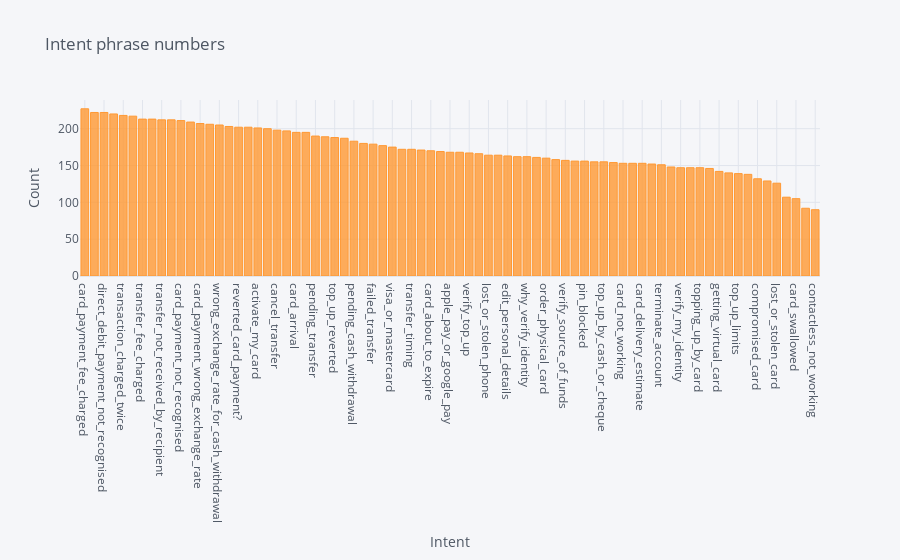

Notebook cell for this chart:
### Code cell
(data.groupby('intent').count()['text']
     .sort_values(ascending=False).iplot(kind='bar',
                                         yTitle='Count',
                                         opacity=0.8,
                                         title='Intent phrase numbers',
                                         xTitle='Intent'))

### Figure 1 — Plotly figure (JSON) as saved in the notebook; plotly's stock layout.template omitted (floating-point values rounded to 4 significant figures)
{"data": [{"marker": {"color": "rgba(255, 153, 51, 0.8)", "line": {"color": "rgba(255, 153, 51, 1.0)", "width": 1}}, "name": "text", "orientation": "v", "text": "", "type": "bar", "x": ["card_payment_fee_charged", "balance_not_updated_after_cheque_or_cash_deposit", "direct_debit_payment_not_recognised", "wrong_amount_of_cash_received", "transaction_charged_twice", "cash_withdrawal_charge", "transfer_fee_charged", "declined_cash_withdrawal", "transfer_not_received_by_recipient", "balance_not_updated_after_bank_transfer", "card_payment_not_recognised", "request_refund", "card_payment_wrong_exchange_rate", "extra_charge_on_statement", "wrong_exchange_rate_for_cash_withdrawal", "Refund_not_showing_up", "reverted_card_payment?", "cash_withdrawal_not_recognised", "activate_my_card", "pending_card_payment", "cancel_transfer", "beneficiary_not_allowed", "card_arrival", "declined_card_payment", "pending_transfer", "pending_top_up", "top_up_reverted", "top_up_failed", "pending_cash_withdrawal", "card_linking", "failed_transfer", "declined_transfer", "visa_or_mastercard", "country_support", "transfer_timing", "getting_spare_card", "card_about_to_expire", "supported_cards_and_currencies", "apple_pay_or_google_pay", "automatic_top_up", "verify_top_up", "fiat_currency_support", "lost_or_stolen_phone", "change_pin", "edit_personal_details", "disposable_card_limits", "why_verify_identity", "exchange_charge", "order_physical_card", "exchange_via_app", "verify_source_of_funds", "top_up_by_card_charge", "pin_blocked", "exchange_rate", "top_up_by_cash_or_cheque", "transfer_into_account", "card_not_working", "top_up_by_bank_transfer_charge", "card_delivery_estimate", "age_limit", "terminate_account", "get_physical_card", "verify_my_identity", "passcode_forgotten", "topping_up_by_card", "unable_to_verify_identity", "getting_virtual_card", "receiving_money", "top_up_limits", "get_disposable_virtual_card", "compromised_card", "atm_support", "lost_or_stolen_card", "card_acceptance", "card_swallowed", "virtual_card_not_working", "contactless_not_working"], "y": [227, 222, 222, 220, 218, 217, 213, 213, 212, 212, 211, 209, 207, 206, 205, 203, 202, 202, 201, 200, 198, 197, 195, 195, 190, 189, 188, 187, 183, 180, 179, 177, 175, 172, 172, 171, 170, 169, 168, 168, 167, 166, 164, 164, 163, 162, 162, 161, 160, 158, 157, 156, 156, 155, 155, 154, 153, 153, 153, 152, 151, 148, 147, 147, 147, 146, 142, 140, 139, 138, 132, 129, 126, 107, 105, 92, 90]}], "layout": {"legend": {"bgcolor": "#F5F6F9", "font": {"color": "#4D5663"}}, "paper_bgcolor": "#F5F6F9", "plot_bgcolor": "#F5F6F9", "title": {"font": {"color": "#4D5663"}, "text": "Intent phrase numbers"}, "xaxis": {"gridcolor": "#E1E5ED", "showgrid": true, "tickfont": {"color": "#4D5663"}, "title": {"font": {"color": "#4D5663"}, "text": "Intent"}, "zerolinecolor": "#E1E5ED"}, "yaxis": {"gridcolor": "#E1E5ED", "showgrid": true, "tickfont": {"color": "#4D5663"}, "title": {"font": {"color": "#4D5663"}, "text": "Count"}, "zerolinecolor": "#E1E5ED"}}}
